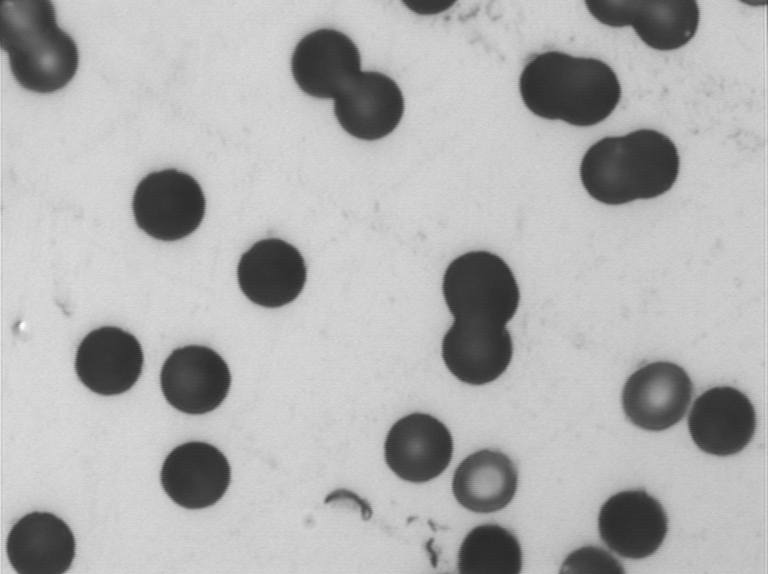
#> input picture pytracks/data/dap01.bmp, 768 x 574 px; its folder holds only this picture in this run
$ python -i segmentation_wusem.py   (imports and definitions only)   (older library calls are emulated)
#> lines starting #> are read from the running program, lines starting #| are printed output that depends on the picture
#> further down, picture is the input picture: shape (574, 768); min 41, max 255, mean 175.8
"""
"""

from itertools import product
from PIL import Image, ImageDraw, ImageFont
from scipy.ndimage.morphology import (binary_fill_holes,
                                      distance_transform_edt)
from scipy.stats import norm
from skimage import morphology
from skimage.color import gray2rgb
from skimage.io import ImageCollection, imread, imread_collection
from skimage.filters import threshold_isodata
from skimage.measure import regionprops, label
from skimage.morphology import remove_small_objects
from skimage.segmentation import clear_border
from skimage.util import img_as_ubyte
from sys import platform

import matplotlib.mlab as mlab
import matplotlib.pyplot as plt
import numpy as np
import pandas as pd


__all__ = ['segmentation_wusem']


def segmentation_wusem(image, str_el='disk', initial_radius=10,
                       delta_radius=5):
    """Separates regions on a binary input image using successive
    erosions as markers for the watershed algorithm. The algorithm stops
    when the erosion image does not have objects anymore.

    Parameters
    ----------
    image : (N, M) ndarray
        Binary input image.
    str_el : string, optional
        Structuring element used to erode the input image. Accepts the
        strings 'diamond', 'disk' and 'square'. Default is 'disk'.
    initial_radius : int, optional
        Initial radius of the structuring element to be used in the
        erosion. Default is 10.
    delta_radius : int, optional
        Delta radius used in the iterations:
         * Iteration #1: radius = initial_radius + delta_radius
         * Iteration #2: radius = initial_radius + 2 * delta_radius,
        and so on. Default is 5.

    Returns
    -------
    img_labels : (N, M) ndarray
        Labeled image presenting the regions segmented from the input
        image.
    num_objects : int
        Number of objects in the input image.
    last_radius : int
        Radius size of the last structuring element used on the erosion.

    References
    ----------
    .. [1] F.M. Schaller et al. "Tomographic analysis of jammed ellipsoid
    packings", in: AIP Conference Proceedings, 2013, 1542: 377-380. DOI:
    10.1063/1.4811946.

    Examples
    --------
    >>> from skimage.data import binary_blobs
    >>> image = binary_blobs(length=512, seed=0)
    >>> img_labels, num_objects, _ = segmentation_wusem(image,
                                                        str_el='disk',
                                                        initial_radius=10,
                                                        delta_radius=3)
    """
#> called with str_el = 'disk', initial_radius = 10, delta_radius = 5

    rows, cols = image.shape
#> rows = 574; cols = 768
    img_labels = np.zeros((rows, cols))
    curr_radius = initial_radius
    distance = distance_transform_edt(image)
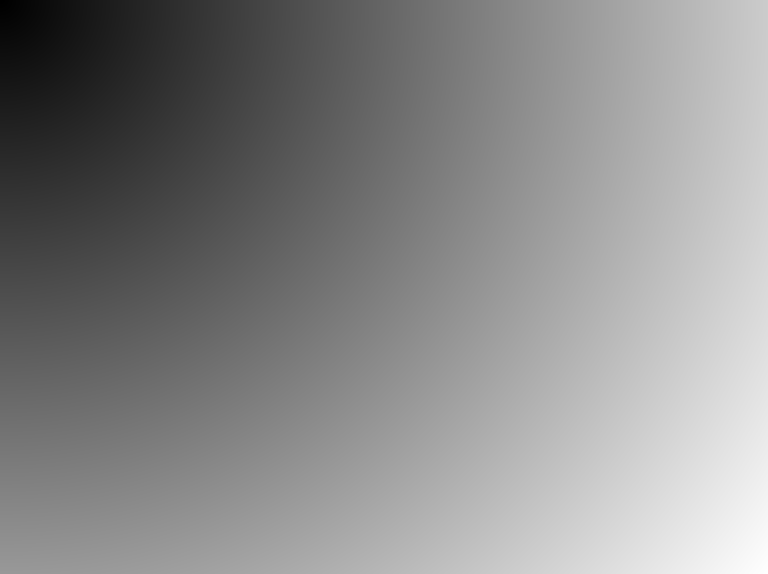
#> distance: shape (574, 768) float64; min 1, max 958, mean 516.6; drawn with min black and max white

    while True:
        aux_se = {
            'diamond': morphology.diamond(curr_radius),
            'disk': morphology.disk(curr_radius),
            'square': morphology.square(curr_radius)
        }
        str_el = aux_se.get('disk', morphology.disk(curr_radius))

        erod_aux = morphology.binary_erosion(image, selem=str_el)
        if erod_aux.min() == erod_aux.max():
            last_step = curr_radius
            break

        markers = label(erod_aux)
        curr_labels = morphology.watershed(-distance,
                                           markers,
                                           mask=image)
        img_labels += curr_labels

        # preparing for another loop.
        curr_radius += delta_radius
#> img_labels: shape (574, 768) float64; every value is 0
#> after the loop, curr_radius = 10

    # reordering labels.
    img_labels = label(img_labels)

    # removing small labels.
    img_labels, num_objects = label(remove_small_objects(img_labels),
                                    return_num=True)
#> num_objects = 0

    return img_labels, num_objects, last_step

>>> import cv2
>>> picture = cv2.imread('../data/dap01.bmp', cv2.IMREAD_GRAYSCALE)
>>> result = segmentation_wusem(picture)
